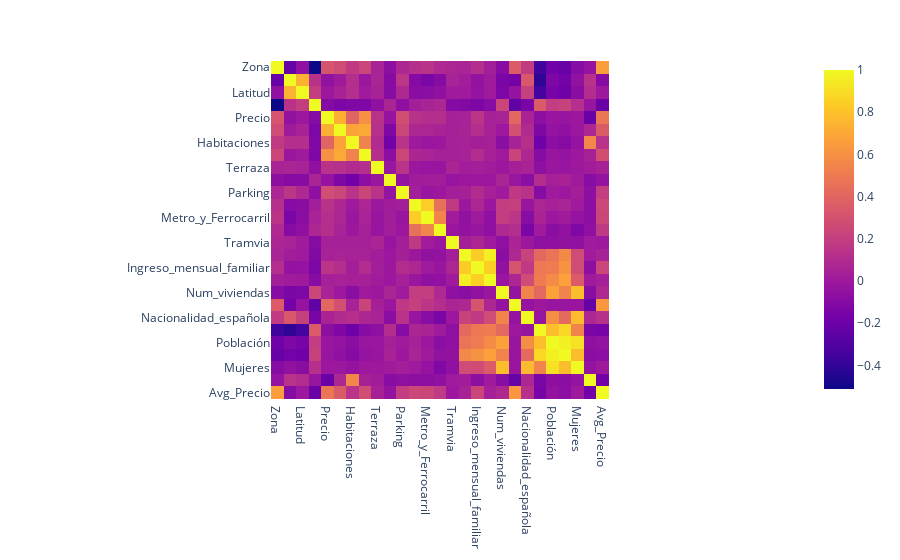

Notebook source saved alongside this figure:
### Markdown cell above
# Modelo de predicción de precio

### Code cell
px.imshow(df.corr())

### Figure 1 — Plotly figure (JSON) as saved in the notebook; plotly's stock layout.template omitted (floating-point values rounded to 4 significant figures; data arrays with more than 128 entries replaced by an {"elided": "..."} marker saying what was removed)
{"data": [{"coloraxis": "coloraxis", "hovertemplate": "x: %{x}<br>y: %{y}<br>color: %{z}<extra></extra>", "name": "0", "type": "heatmap", "x": ["Zona", "Sección_censal", "Latitud", "Longitud", "Precio", "M2", "Habitaciones", "Baños", "Terraza", "Amueblado", "Parking", "Bus", "Metro_y_Ferrocarril", "RENFE", "Tramvia", "Gasto_mensual_familiar", "Ingreso_mensual_familiar", "Tasa_paro", "Num_viviendas", "Superficie_media_viviendas", "Nacionalidad_española", "Nacionalidad_extranjera", "Población", "Hombres", "Mujeres", "Target", "Avg_Precio"], "xaxis": "x", "y": ["Zona", "Sección_censal", "Latitud", "Longitud", "Precio", "M2", "Habitaciones", "Baños", "Terraza", "Amueblado", "Parking", "Bus", "Metro_y_Ferrocarril", "RENFE", "Tramvia", "Gasto_mensual_familiar", "Ingreso_mensual_familiar", "Tasa_paro", "Num_viviendas", "Superficie_media_viviendas", "Nacionalidad_española", "Nacionalidad_extranjera", "Población", "Hombres", "Mujeres", "Target", "Avg_Precio"], "yaxis": "y", "z": {"elided": "27x27 float values"}}], "layout": {"coloraxis": {"colorscale": [[0, "#0d0887"], [0.1111, "#46039f"], [0.2222, "#7201a8"], [0.3333, "#9c179e"], [0.4444, "#bd3786"], [0.5556, "#d8576b"], [0.6667, "#ed7953"], [0.7778, "#fb9f3a"], [0.8889, "#fdca26"], [1, "#f0f921"]]}, "margin": {"t": 60}, "xaxis": {"anchor": "y", "constrain": "domain", "domain": [0, 1], "scaleanchor": "y"}, "yaxis": {"anchor": "x", "autorange": "reversed", "constrain": "domain", "domain": [0, 1]}}}
